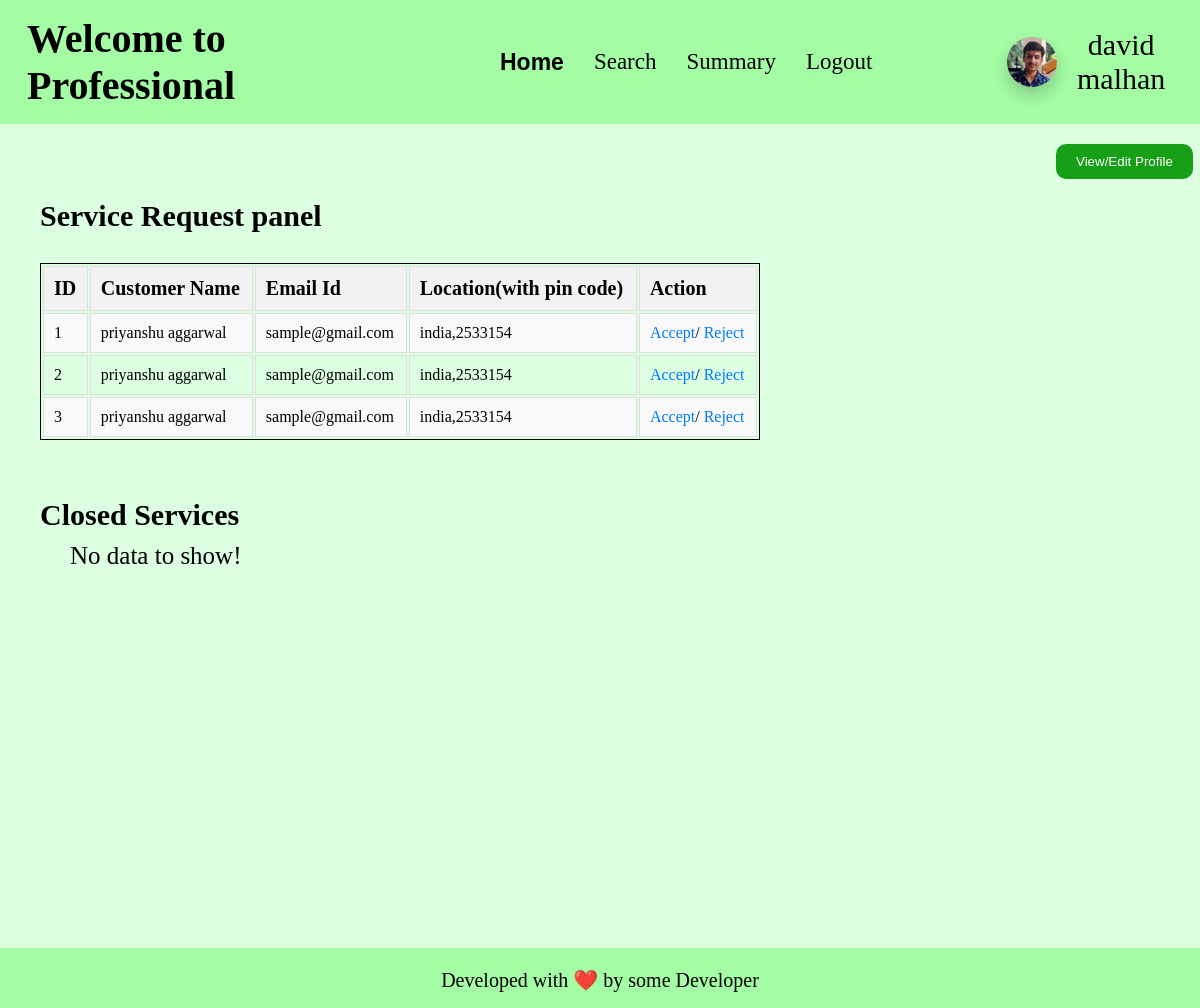
The page /professional_home/1 on the database as committed earlier.
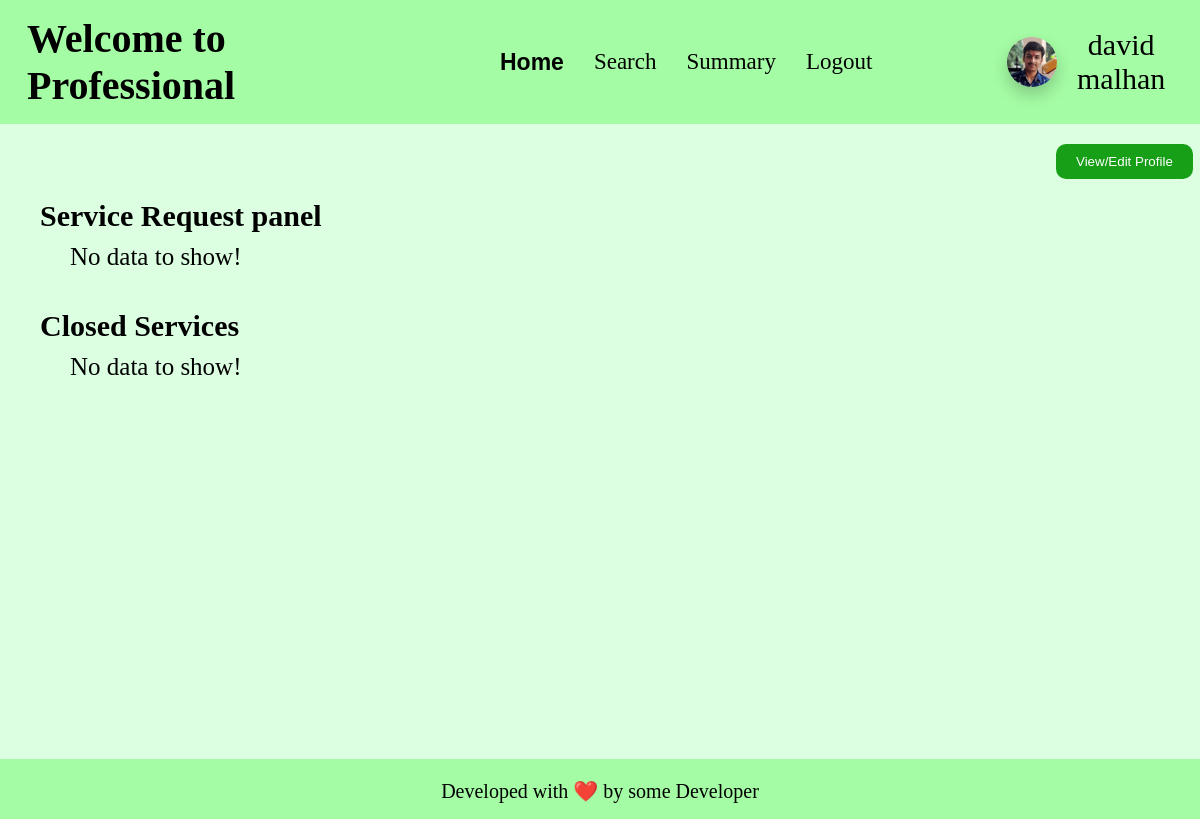
The same page on the database as committed later.
### app.py (models this page shows)
class service_request(db.Model):
    __tablename__ = "service_request"
    id = db.Column(db.Integer, primary_key=True, autoincrement=True)
    service_id = db.Column(db.Integer, ForeignKey('service.id'), nullable=False)
    customer_id = db.Column(db.Integer, ForeignKey('customer.id'), nullable=False)
    professional_id = db.Column(db.Integer, ForeignKey('professional.id'), nullable=False)
    date_of_request = db.Column(db.Date, nullable=False)
    date_of_completion = db.Column(db.Date, default=False)
    service_status = db.Column(db.String, default=False)
    rstars = db.Column(db.Integer, default=False)
    rfeedback = db.Column(db.String, default=False)

class customer(db.Model):
    __tablename__ = "customer"
    id = db.Column(db.Integer, primary_key=True, autoincrement=True)
    email_id = db.Column(db.String, nullable=False)
    password = db.Column(db.String, nullable=False)
    fullname = db.Column(db.String, nullable=False)
    gender = db.Column(db.String, nullable=False)
    address = db.Column(db.String, nullable=False)
    pin_code = db.Column(db.Integer, nullable=False)
    blocked = db.Column(db.Boolean, default=False)
    service_requests = db.relationship('service_request', backref='customer', cascade='all, delete-orphan')

### app.py (the view)
@app.route('/professional_home/<int:id>', methods=['GET', 'POST'])
def prof_home(id):
    if request.method == 'GET':
        prof = professional.query.filter_by(id = id).first()
        if prof:
            if not prof.blocked:
                if not prof.request:
                    ser = service_request.query.join(professional, service_request.professional_id == professional.id).join(
                        customer, service_request.customer_id == customer.id).join(
                        service, service_request.service_id == service.id).filter(
                        service_request.professional_id == id,
                        service_request.service_status.in_(['requested', 'accepted']),
                        customer.blocked == False,
                        service.status == False
                    ).all()
                    ser_history = service_request.query.join(
                        professional, service_request.professional_id == professional.id).join(
                        customer, service_request.customer_id == customer.id).join(service, service_request.service_id == service.id).filter(
                        service_request.professional_id == id,
                        service_request.service_status.in_(['closed', 'rejected']),
                        customer.blocked == False,
                        service.status == False
                    ).all()
                    if ser: #Requests or service going on.
                        if ser_history: #if service history present.
                                return render_template("prof_home.html",
                                    professional = prof,
                                    request_details = ser,
                                    service_history = ser_history,
                                    )
                        else: #Service history not present
                            return render_template("prof_home.html",
                                    professional = prof,
                                    request_details = ser,
                                    service_history = ser_history,
                                    )
                    else: #No service requests, no service_history
                        return render_template("prof_home.html",
                                    professional = prof,
                                    request_details = ser,
                                    service_history = ser_history
                                    )
                else:
                    return redirect('/professional_login')
            else:
                return redirect('/professional_login')
        else:
            return redirect('/professional_login')

### templates/prof_home.html (shortened to what this page needs)
<!DOCTYPE html>
<html lang="en">
<head>
    <link rel="stylesheet" href="/static/css/profile-block.css">
    <link rel="stylesheet" href="/static/css/table-styling.css">
    <link rel="stylesheet" href="/static/css/basic.css">
</head>
<body>
    <header>
        <h1>Welcome to Professional</h1>
        <ul>
            <li><a class="active" href="/professional_home/{{professional.id}}">Home</a></li>
            <li><a href="/professional_search/{{professional.id}}">Search</a></li>
            <li><a href="/professional_summary/{{professional.id}}">Summary</a></li>
            <li><a href="/professional_logout/{{professional.id}}">Logout</a></li>
        </ul>
        <div id="user-info">
            <img id="user-pic" src="/static/anant-pic.jpg" alt="Profile Picture">
            <div>{{professional.fullname}}</div>
        </div>
    </header>
    <button id="edit_profile_button" onclick="gotoroute('/professional_home/view_profile/{{professional.id}}')">View/Edit Profile</button>
    <h2>Service Request panel</h2>
    {% if request_details %}
        <div class="tables">
            <table class="styled-table">
                <tr>
                    <th>ID</th>
                    <th>Customer Name</th>
                    <th>Email Id</th>
                    <th>Location(with pin code)</th>
                    <th>Action</th>
                </tr>
                {% for request in request_details %}
                    <tr>
                        <td>{{loop.index}}</td>
                        <td>{{request.customer.fullname}}</td>
                        <td>{{request.customer.email_id}}</td>
                        <td>{{request.customer.address}},{{request.customer.pin_code}}</td>
                        {% if request.service_status == 'requested' %}
                            <td>
                                <a href="/professional_home/service_action/accept/{{request.id}}">Accept</a>/
                                <a href="/professional_home/service_action/reject/{{request.id}}">Reject</a>
                            </td>
                        {% else %}
                            <td>accepted</td>
                        {% endif %}
                    </tr>
                {% endfor %}
            </table>
        </div>
    {% else %}
        <div id="no_data">No data to show!</div>
    {% endif %}
    <br>
    <h2>Closed Services</h2>
    {% if service_history %}
        <div class="tables">
            <table class="styled-table">
                <tr>
                    <th>ID</th>
                    <th>Customer Name</th>
                    <th>Contact Phone</th>
                    <th>Location(with pin code)</th>
                    <th>Date</th>
                    <th>Rating</th>
                    <th>Feedback</th>
                </tr>
                {% for ser_his in service_history %}
                    <tr>
                        <td>{{loop.index}}</td>
                        <td>{{ser_his.customer.fullname}}</td>
                        <td>{{ser_his.customer.email_id}}</td>
                        <td>{{ser_his.customer.address}}, {{ser_his.customer.pin_code}}</td>
                        <td>{{ser_his.date_of_completion}}</td>
                        <td>{{ser_his.rstars}}</td>
                        <td>{{ser_his.rfeedback}}</td>
                    </tr>
                {% endfor %}
            </table>
        </div>
    {% else %}
        <div id="no_data">No data to show!</div>
    {% endif %}
    <br>
    <footer>
        <p>
            Developed with ❤️ by some Developer
        </p>
    </footer>
</body>
</html>

Rows that differ between the two databases and show on the page:
no longer on this page (row edited): service_request: customer.fullname "priyanshu aggarwal", customer.email_id "sample@gmail.com", customer.address "india", customer.pin_code "2533154"
no longer on this page (row edited): service_request: customer.fullname "priyanshu aggarwal", customer.email_id "sample@gmail.com", customer.address "india", customer.pin_code "2533154"
no longer on this page (row edited): service_request: customer.fullname "priyanshu aggarwal", customer.email_id "sample@gmail.com", customer.address "india", customer.pin_code "2533154"
Other text that changed with them:
text no longer shown: "ID Customer Name Email Id Location(with pin code) Action"
text now shown: "No data to show!"
